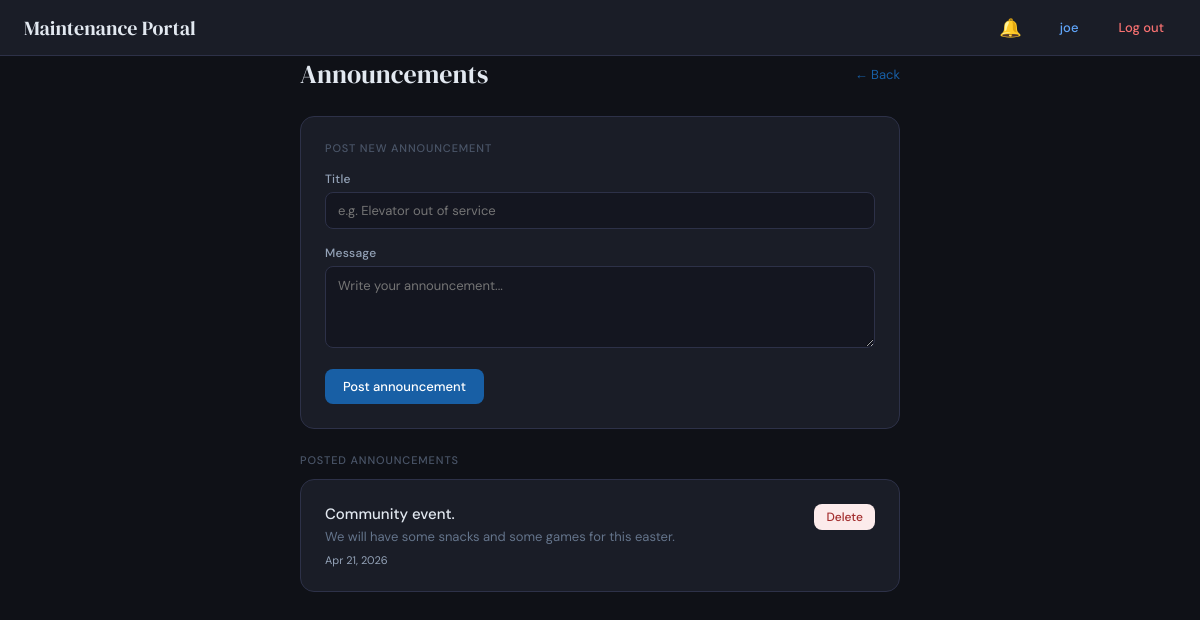
Page /announcements/ (signed in) on the committed database.
### myapp/models.py (models this page shows, shortened)
class Announcement(models.Model):
    landlord = models.ForeignKey(User, on_delete=models.CASCADE)
    title = models.CharField(max_length=200)
    body = models.TextField()
    created_at = models.DateTimeField(auto_now_add=True)

### myapp/views.py (the view)
# urls.py: path('announcements/', views.announcements, name='announcements'),
@login_required(login_url='login')
def announcements(request):
    if not is_landlord(request.user):
        return redirect('tenant_portal')
    if request.method == 'POST':
        title = request.POST.get('title')
        body = request.POST.get('body')
        if title and body:
            Announcement.objects.create(landlord=request.user, title=title, body=body)
        return redirect('announcements')
    all_announcements = Announcement.objects.all().order_by('-created_at')
    return render(request, 'myapp/announcements.html', {'announcements': all_announcements})

### myapp/context_processors.py (called while the page is built)
def announcements(request):
    if request.user.is_authenticated and not request.user.groups.filter(name='Landlord').exists():
        all_announcements = Announcement.objects.all().order_by('-created_at')
        return {
            'announcements': all_announcements,
            'announcement_count': all_announcements.count()
        }
    return {'announcements': None, 'announcement_count': 0}

### myapp/views.py (called while the page is built)
def is_landlord(user):
    return user.groups.filter(name='Landlord').exists()

### myapp/templates/myapp/announcements.html (shortened to what this page needs)
{% extends 'myapp/base.html' %}
{% block content %}
<div style="max-width:600px; margin:0 auto;">
  <div style="display:flex; justify-content:space-between; align-items:center; margin-bottom:1.5rem;">
    <h1 style="font-family:'DM Serif Display',serif; font-size:26px; font-weight:400;">Announcements</h1>
    <a href="{% url 'dashboard' %}" style="font-size:13px; color:#185FA5; text-decoration:none;">← Back</a>
  </div>
  <div class="card" style="margin-bottom:1.5rem;">
    <div class="section-label" style="margin-bottom:1rem;">Post new announcement</div>
    <form method="POST">
      <div class="form-group">
        <label class="form-label">Title</label>
        <input type="text" name="title" placeholder="e.g. Elevator out of service">
      </div>
      <div class="form-group">
        <label class="form-label">Message</label>
        <textarea name="body" rows="3" placeholder="Write your announcement..."></textarea>
      </div>
      <button type="submit" class="btn btn-primary">Post announcement</button>
    </form>
  </div>
  <div class="section-label">Posted announcements</div>
  {% for announcement in announcements %}
  <div class="card" style="margin-bottom:0.75rem;">
    <div style="display:flex; justify-content:space-between; align-items:flex-start;">
      <div>
        <div style="font-size:15px; font-weight:500; margin-bottom:4px;">{{ announcement.title }}</div>
        <div style="font-size:13px; color:#64748b; margin-bottom:8px;">{{ announcement.body }}</div>
        <div style="font-size:11px; color:#94a3b8;">{{ announcement.created_at|date:"M d, Y" }}</div>
      </div>
      <form method="POST" action="{% url 'delete_announcement' announcement.pk %}">
        <button type="submit" class="btn btn-sm" style="color:#A32D2D; background:#FCEBEB; border:none;">Delete</button>
      </form>
    </div>
  </div>
  {% empty %}
  <div style="text-align:center; color:#94a3b8; font-size:13px; padding:2rem 0;">No announcements yet.</div>
  {% endfor %}
</div>
{% endblock %}

### myapp/templates/myapp/base.html (shortened to what this page needs)
<!DOCTYPE html>
<html lang="en">
<head>
</head>
<body {% if user.is_authenticated and user.profile.dark_mode %}class="dark-mode"{% endif %}>
{% if user.is_authenticated %}
<nav class="navbar">
  <a href="{% url 'home' %}" class="nav-brand">Maintenance Portal</a>
  <div class="nav-right">
    {% if announcements is not None %}
    <div style="position:relative;">
      <button onclick="toggleAnnouncements()" style="background:none; border:none; cursor:pointer; padding:6px 10px; border-radius:8px; font-size:18px; position:relative;" title="Announcements">
        🔔
      </button>
    </div>
    {% endif %}
    <a href="{% url 'profile' %}" class="nav-link">{{ user.username }}</a>
    <a href="{% url 'logout' %}" class="nav-link danger">Log out</a>
  </div>
</nav>
{% endif %}
  {% block content %}{% endblock %}
</body>
</html>

### myapp/templates/myapp/base.html (style rules this page uses)
*, *::before, *::after { box-sizing: border-box; margin: 0; padding: 0; }
body { font-family: 'DM Sans', sans-serif; background: #f0f4f8; color: #1a1a18; min-height: 100vh; padding: 0; }
.card { background: #ffffff; border: 1px solid #dde3ea; border-radius: 14px; padding: 1.5rem; margin-bottom: 1rem; }
.navbar { background: #ffffff; border-bottom: 1px solid #dde3ea; padding: 0 1.5rem; height: 56px; display: flex; align-items: center; justify-content: space-between; position: sticky; top: 0; z-index: 100; }
.nav-brand { font-family: 'DM Serif Display', serif; font-size: 20px; font-weight: 400; color: #1a1a18; text-decoration: none; }
.nav-right { display: flex; align-items: center; gap: 16px; }
.nav-link { font-size: 13px; font-weight: 500; text-decoration: none; color: #185FA5; padding: 6px 12px; border-radius: 8px; transition: background 0.15s; }
.nav-link.danger { color: #A32D2D; }
.btn { padding: 9px 18px; border-radius: 8px; font-family: 'DM Sans', sans-serif; font-size: 13px; font-weight: 500; cursor: pointer; border: none; transition: all 0.15s; display: inline-block; text-decoration: none; }
.btn-primary { background: #185FA5; color: #fff; }
.btn-sm { padding: 5px 12px; font-size: 12px; }
.form-group { margin-bottom: 1rem; }
.form-label { font-size: 12px; font-weight: 500; color: #64748b; display: block; margin-bottom: 5px; letter-spacing: 0.02em; }
input[type="text"], input[type="password"], input[type="email"], select, textarea { width: 100%; padding: 9px 12px; border: 1px solid #dde3ea; border-radius: 8px; font-family: 'DM Sans', sans-serif; font-size: 13px; color: #1a1a18; background: #fff; outline: none; transition: border-color 0.15s, box-shadow 0.15s; }
textarea { resize: vertical; min-height: 80px; line-height: 1.6; }
.section-label { font-size: 11px; font-weight: 500; letter-spacing: 0.08em; text-transform: uppercase; color: #94a3b8; margin-bottom: 0.75rem; }
body.dark-mode { background: #0f1117; color: #e2e8f0; }
body.dark-mode .navbar { background: #1a1d27; border-color: #2d3148; }
body.dark-mode .nav-brand { color: #e2e8f0; }
body.dark-mode .nav-link { color: #60a5fa; }
body.dark-mode .nav-link.danger { color: #f87171; }
body.dark-mode .card { background: #1a1d27; border-color: #2d3148; }
body.dark-mode input[type="text"], body.dark-mode input[type="password"], body.dark-mode input[type="email"], body.dark-mode select, body.dark-mode textarea { background: #141620; color: #e2e8f0; border-color: #2d3148; }
body.dark-mode .form-label { color: #94a3b8; }
body.dark-mode .section-label { color: #4a5568; }

### rows in the picture
Announcement: title "Community event.", body "We will have some snacks and some games for this easter.", created_at "Apr 21, 2026"

### other values in the picture
{{ user.username }} "joe"
